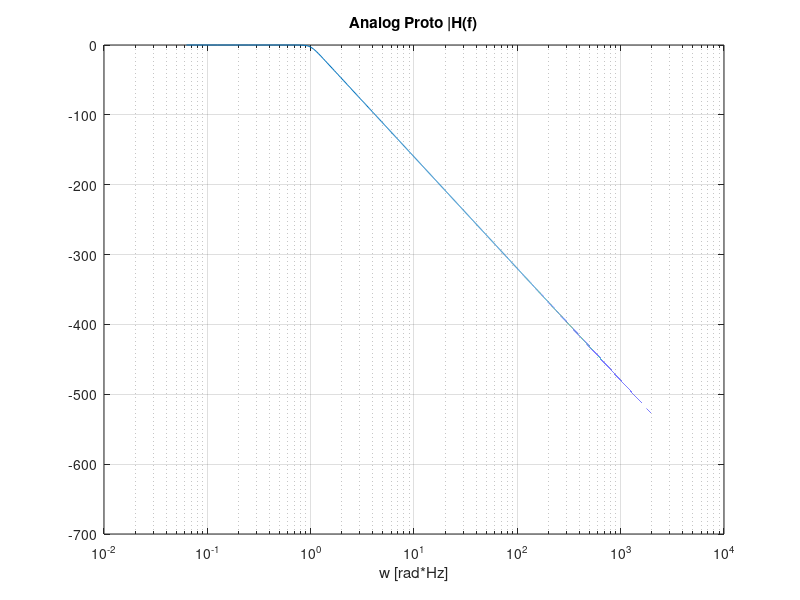
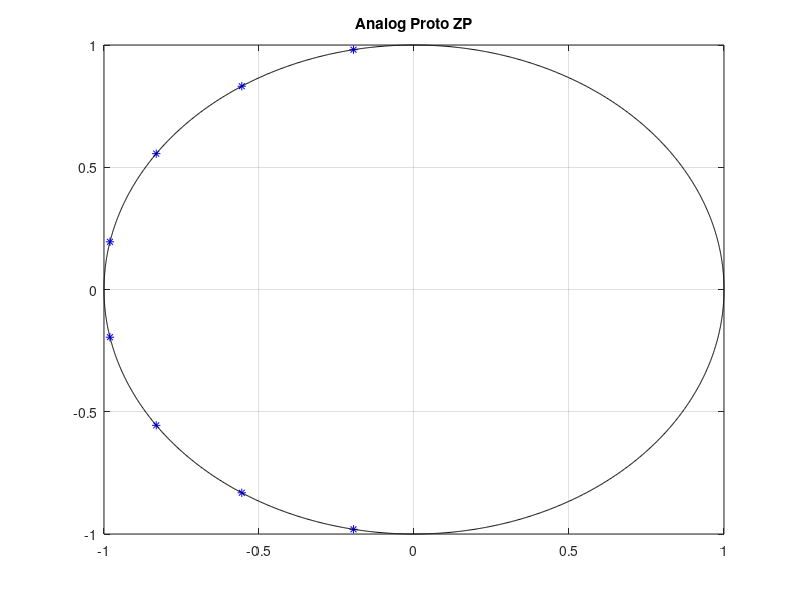

MATLAB code for these plots, in order: (Note: this script raises an error after producing the figures.)
% cps_07_analog_tranform.m
clear all; close all;
% Wymagania
N = 8; % liczba biegunow transmitanci prototypu analogowego
f0 = 100; % dla filtrow LowPass oraz HighPass
f1 = 10; f2=100; % dla filtrow BandPass oraz BandStop
Rp = 3; % dozwolony poziom oscylacji w pasmie przepustowym (w dB) - ripples in pass
Rs = 100; % dozwolony poziom oscylacji w pasmie zaporowym (w dB) - ripples in stop

% Projekt analogowego filtra prototypowego - dolnoprzepustowy z w0 = 1
[z,p,wzm] = buttap(N); % analogowy prototyp Butterwotha
% [z,p,wzm] = cheb1ap(N,Rp); % analogowy prototyp Czebyszewa typu-I
% [z,p,wzm] = cheb2ap(N,Rs); % analogowy prototyp Czebyszewa typu-II
% [z,p,wzm] = ellipap(N,Rp,Rs); % analogowy prototyp Cauera (eliptyczny)
b = wzm*poly(z); % [z,wzm] --> b
a = poly(p); % p --> a
f = 0 : 0.01 : 1000; w=2*pi*f; % zakres czestotliwosci
H = freqs(b,a,w); % odpowiedz czestotliwosciowa filtra (funkcja Matlaba)
fi=0:pi/1000:2*pi; c=cos(fi); s=sin(fi);
figure; semilogx(w,20*log10(abs(H))); grid; xlabel('w [rad*Hz]'); title('Analog Proto |H(f)'); pause
figure; plot(real(z),imag(z),'ro',real(p),imag(p),'b*',c,s,'k-'); grid; title('Analog Proto ZP'); pause

% Transformacja czestotliwosci: znormalizowany (w0=1) LowPass --> xxxPass, xxxStop
% Funkcje xx2yy z Signal Processing Toolbox
[b,a] = lp2lp(b,a,2*pi*f0); % LowPass na LowPass
% [b,a] = lp2hp(b,a,2*pi*f0); % LowPass na HighPass
% [b,a] = lp2bp(b,a,2*pi*sqrt(f1*f2),2*pi*(f2-f1)); % LowPass na BandPass
% [b,a] = lp2bs(b,a,2*pi*sqrt(f1*f2),2*pi*(f2-f1)); % LowPass na BandStop
z=roots(b); p=roots(a);
% ... kontynuuj cps_07_analog_intro.m